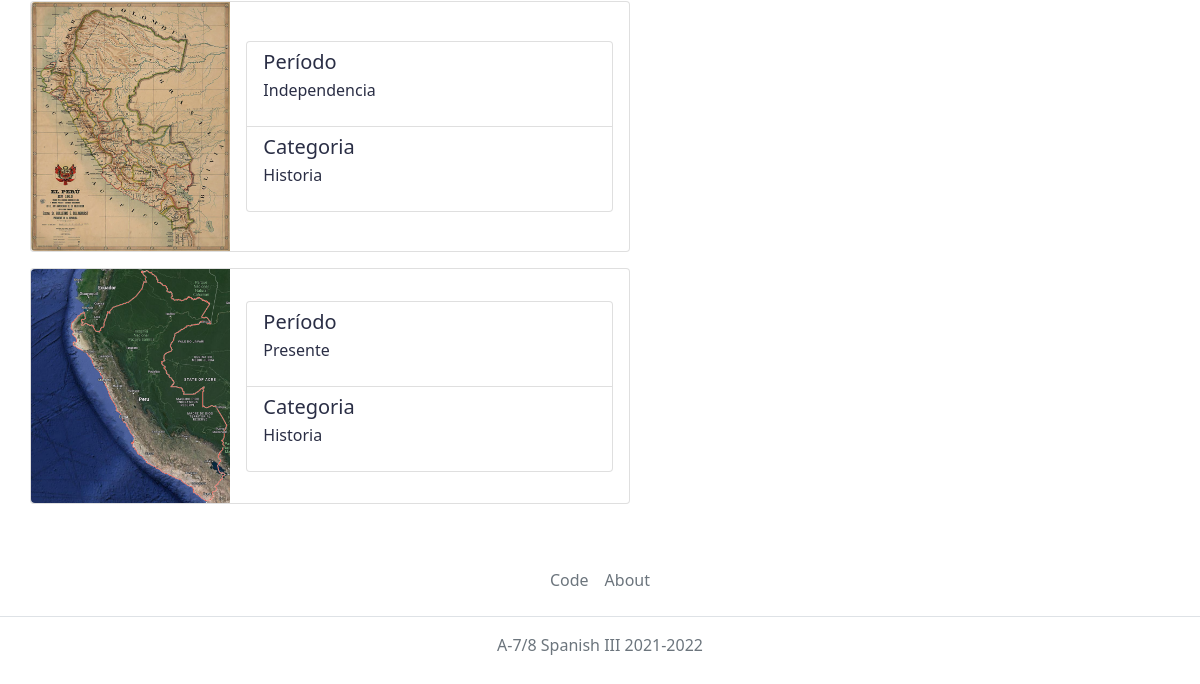
Page /core/page_list/ (lower part) on the earlier database version.
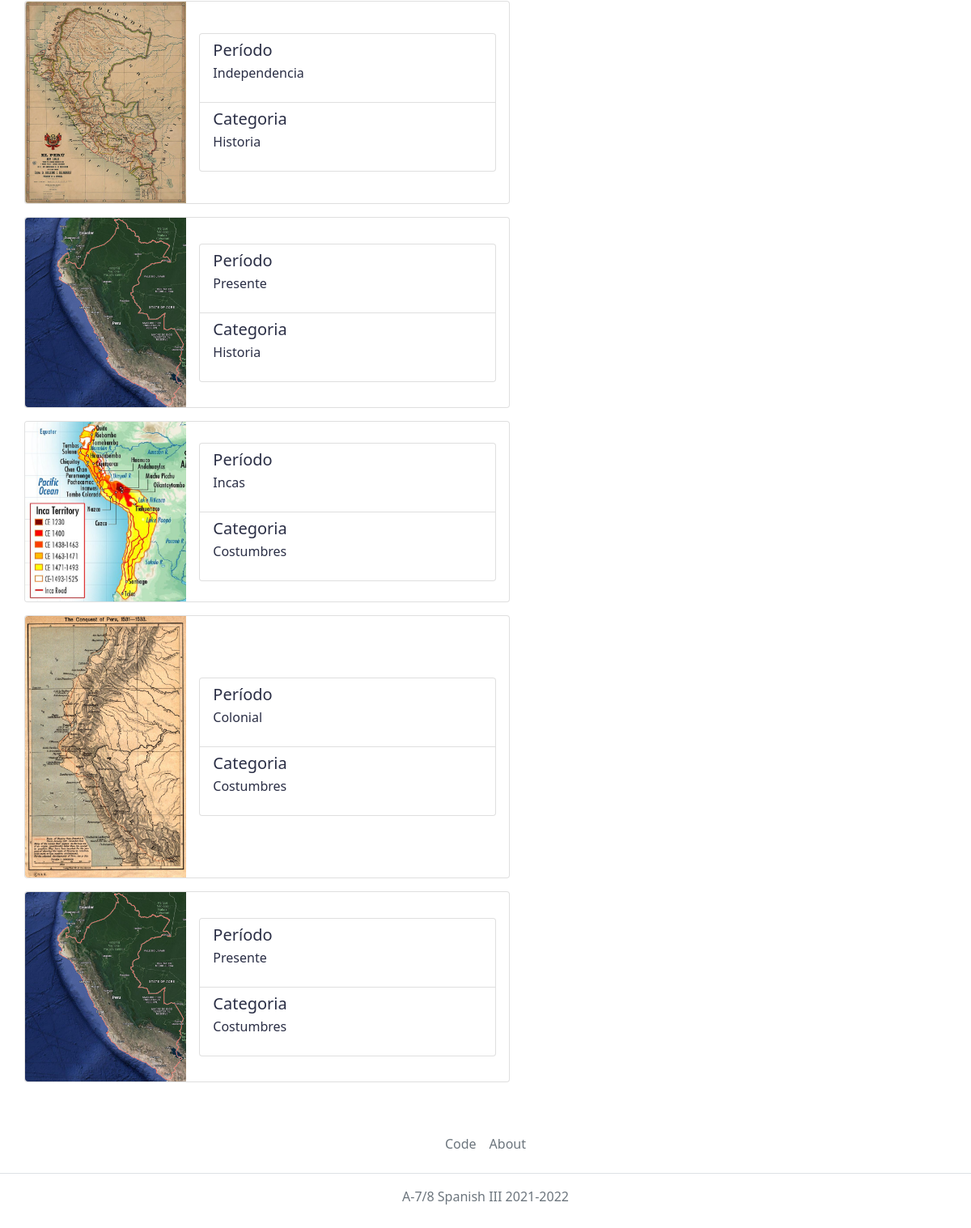
Same page on the later database version.
### core/models/page.py (models this page shows, shortened)
class Page(Model):
    map = ImageField(upload_to='section_pics')
    periods = ['Incas', 'Colonial', 'Monarquía del Perú', 'Independencia', 'Presente']
    tuple_periods = [(c, c) for c in periods]
    period = CharField(max_length=64, choices=tuple_periods)
    categories = ['Historia', 'Costumbres', 'Lugares']
    tuple_categories = [(c, c) for c in categories]
    category = CharField(max_length=64, choices=tuple_categories)

### core/views/page.py (the view, shortened to what this page needs)
# urls.py: path('page_list/', views.PageListView.as_view(), name='page_list'),
class PageListView(ListView):
    model = Page
    template_name = 'core/page/list.html'
    def get(self, request: HttpResponse,
        *args: (Any),
        **kwargs: Dict[str, Any]) -> HttpResponse:
        queryset = self.get_queryset()
        if queryset and len(queryset) == 1:
            messages.warning(request,
                'This is the only page that matches your search.')
            page = queryset.first()
            return HttpResponseRedirect(reverse('core:exploración') + f"?period={page.period}&category={page.category}")
        return super().get(request, *args, **kwargs)
    def get_queryset(self) -> QuerySet:
        search_querysets = []
        if len(search_querysets) == 0:
            return self.model.objects.all();
        queryset = self.combine(search_querysets)
        return queryset

### core/templates/core/page/list.html
{% extends 'core/base/base.html' %}
{% load my_filters %}
{% load my_tags %}
{% load static %}
{% block base_body %}
<div class="row">
{% if page_list %}
{% for page in page_list %}
<div class="h-100 card mb-3 me-3 p-0" style="max-width: 600px;">
    <div class="row g-0">
        <div class="col-md-4">
        <a href="{%url 'core:exploración' %}?period={{ page.period }}&category={{ page.category }}">
            <img data-toggle="tooltip" title="Presiona el mapa" src="{{ page.map.url }}" class="img-fluid rounded-start" alt="...">
        </a>
        </div>
        <div class="col-md-8 my-auto">
            <div class="card-body">
                <ul class="list-group">
                    <a class="list-group-item" aria-current="true">
                        <div class="d-flex w-100 justify-content-between">
                            <h5 class="mb-1">Período</h5>
                        </div>
                        <p>{{ page.period }}</p>
                    </a>
                    <a class="list-group-item" aria-current="true">
                        <div class="d-flex w-100 justify-content-between">
                            <h5 class="mb-1">Categoria</h5>
                        </div>
                        <p>{{ page.category }}</p>
                    </a>
                </ul>
            </div>
        </div>
    </div>
</div>
{% endfor %}
{% endif %}
</div>
{% endblock base_body %}

Differences in the rows shown:
added Page: map (picture), period "Incas", category "Costumbres"
added Page: map (picture), period "Colonial", category "Costumbres"
added Page: map (picture), period "Presente", category "Costumbres"
